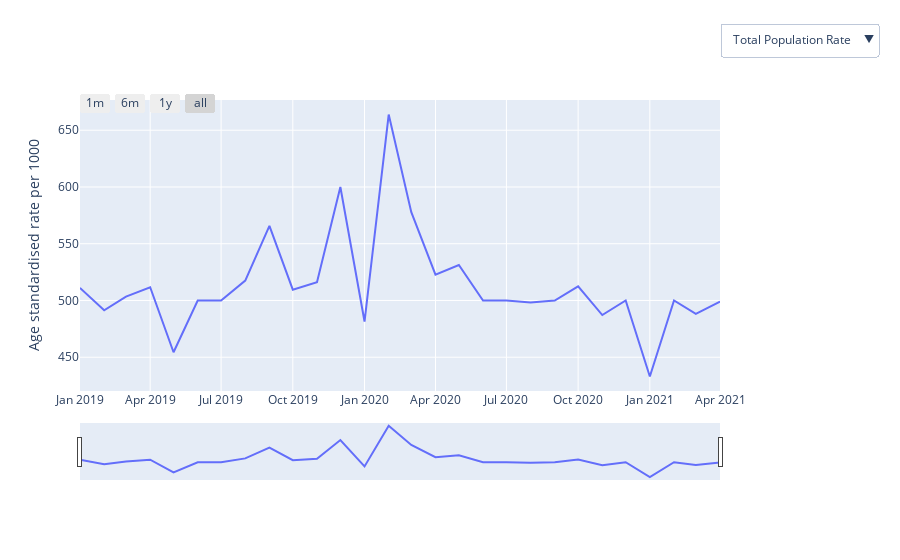

Notebook source saved alongside this figure:
### Markdown cell above
<a id="systolic_bp"></a>
### Blood Pressure Monitoring

The codes used in for this measure are available in <a href="https://codelists.opensafely.org/codelist/user/richard-croker/systolic-blood-pressure-qof/3572b5fb/">this codelist</a>.

#### What it is
Rate of systolic blood presure monitoring per 1000 members of the population.

#### Why it matters
* The measurement of blood pressure and identification and management of hypertension is important for both primary and secondary prevention of cardiovascular disease, such as stroke, myocardial infarction and kidney disease. 
* If patients cannot have their blood pressure measurements acted on by primary care, they may not benefit from averting associated complications. 
* Active management and prevention of these complications is generally provided by Primary Care; as a measure it would therefore be considered an important marker of access to and provision of care.

#### Caveats
None

### Code cell
plot_demographics(data_dict['systolic_bp'], data_dict_totals['systolic_bp'],demographics, interactive=True)
